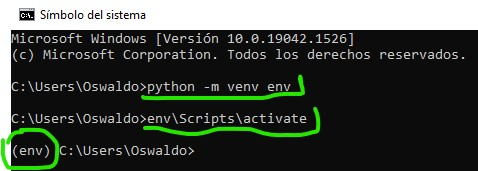
#> input picture img/Crear_Entorno_Virtual.jpg, 478 x 171 px, found by its file name
$ jupyter execute KataDelModulo2.ipynb
#> lines starting #> are read from the running program, lines starting #| are printed output that depends on the picture
# Ejercicio - Crear un paquete

En este ejercicio, aprenderás a utilizar entornos virtuales como una forma para no afectar a los paquetes instalados globalmente u otros programas que se ejecutan en tu máquina.

Para este ejercicio es necesario que lo ejecutes desde la terminal, línea de comandos, cmd, consola, cli, etc. de tu computadora, sé que es desafíante, pero no te preocupes ¡¡Sé que puedes lograrlo!!

#### Crear un entorno virtual
Crea un entorno virtual mediante venv

Crea un entorno virtual mediante ``venv``

* Ejecutar en su terminal: ``python3 -m venv env`` o bien ``python -m venv env``

    ```
       python3 -m venv env
    ```
    ``
    python -m venv env
    ``
    Ahora tienes un directorio (folder) ``env`` creado en tu terminal.

* Ejecuta el comando para activar el entorno virtual: ``source env/bin/activate``

    ```
    source env/bin/activate
    # Windows
    env\bin\activate

    o bien:
    env\Scripts\activate

    # Linux, WSL or macOS
    source env/bin/activate
    ```

Ahora ves en tu terminal ``(env)``. Eso significa que has activado tu entorno virtual y se ha aislado del resto de tu máquina.

[cell 1]
import cv2
from  matplotlib import pyplot as plt
# %matplotlib inline

path = r'C:\Users\Oswaldo\Documents\Microsoft\KatasPrimeraMision_AndreaGarciaLugo\img\Crear_Entorno_Virtual.jpg'

img = cv2.imread(path)
#> img is the input picture: shape (171, 478, 3); mean B, G, R 65.8, 71.5, 66.7
plt.imshow(img)
plt.axis('off')
plt.show

## Instalar una biblioteca

Ahora que estás dentro de tu entorno virtual, puedes instalar una biblioteca y saber que la biblioteca solo existirá en el entorno virtual.

* Ejecuta el comando ``pip freeze`` para ver las bibliotecas instaladas en tu entorno:

    ```
    pip freeze
    ```

    No deberías obtener respuesta. A continuación, veamos cómo cambia la salida de ``pip freeze`` cuando se agrega una biblioteca (un paquete).

* Ejecuta el comando ``pip install`` para instalar una biblioteca:
   ```
   pip install python-dateutil
   ```
* Un gran mensaje de salida de texto dice que está instalando tu biblioteca, y debe terminar con la siguiente oración:

    ```
    Successfully installed python-dateutil-2.8.2 six-1.16.0
    ```
* Vuelve a ejecutar ```pip freeze``` para ver cómo ha cambiado tu lista de bibliotecas:
    ```
    pip freeze
    ```
* Ahora deberías ver la siguiente lista:
    ```
    python-dateutil==2.8.2
    six==1.16.0
    ```

[cell 2]
import cv2
from  matplotlib import pyplot as plt
# %matplotlib inline

path = r'C:\Users\Oswaldo\Documents\Microsoft\KatasPrimeraMision_AndreaGarciaLugo\img\Intalar_Libreria.jpg'
img = cv2.imread(path)
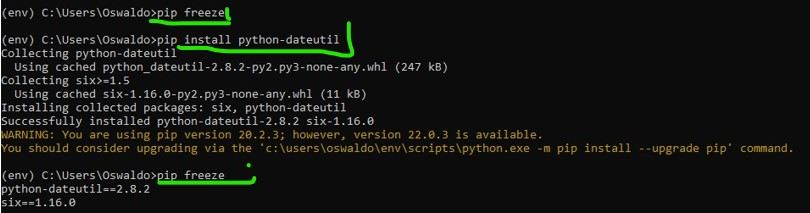
#> input picture img/Intalar_Libreria.jpg, 810 x 213 px, found by its file name
#> img is the input picture: shape (213, 810, 3); mean B, G, R 19.3, 22.5, 21.4
plt.imshow(img)
plt.axis('off')
plt.show

### Desactivar un entorno virtual

Hasta ahora, has creado un entorno virtual y le has agregado un paquete. Sin embargo, es posible que estés trabajando en varios proyectos de Python y necesites cambiar entre ellos. Para hacer eso, debes salir (desactivar) tu entorno virtual.

Ejecuta el comando ``deactivate``:
```
deactivate
```

[cell 3]
import cv2
from  matplotlib import pyplot as plt

path = r'C:\Users\Oswaldo\Documents\Microsoft\KatasPrimeraMision_AndreaGarciaLugo\img\Desactivar_Entorno.jpg'

img = cv2.imread(path)
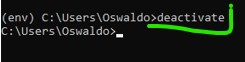
#> input picture img/Desactivar_Entorno.jpg, 245 x 62 px, found by its file name
#> img is the input picture: shape (62, 245, 3); mean B, G, R 22.1, 28.2, 23
plt.imshow(img)
plt.axis('off')
plt.show
